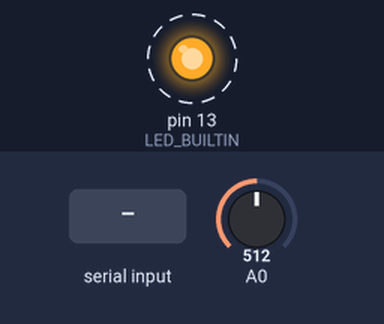
Bench run of a sketch on a simulated Arduino Uno, built with avr-gcc and run on an emulated ATmega328P. Parts: output pins drawn as LEDs (lit = HIGH). Dashed ring = blinking. The inputs (shaded band) are chosen by the test bench; at power-on: A0 = 512. EEPROM starts erased; what the sketch prints to the serial monitor is not drawn.

Above: at 0.87 s.
1.3 s: "90,45\n" received over Serial
4.3 s: "5\n" received over Serial
Timing chart, 0 to 13.3 s (numbered marks = the images above; inputs shaded):
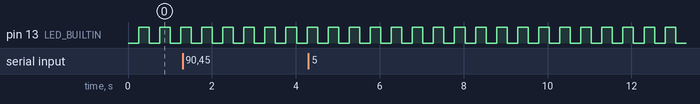

Measured:
- by itself, pin 13 (LED_BUILTIN): alternates HIGH for 0.25 s and LOW for 0.25 s

The sketch:

Original.ino
```cpp
// Exemplo de uso combinado
// ADC+BANDGAP+EEPROM
// + Serial
// (c) LDSB - 2025
#include <EEPROM.h>
#include "CRC8.h"

CRC8  crc;
typedef union uINT  // nome da union
{ int i16;
  uint8_t ui8[2];
} u_INT;  // pseudonimo para union uINT (cria um novo tipo)
typedef struct sGAINCRC { // nome do struct
  u_INT uiGAIN;
  uint8_t u8CRC;
} s_GAINCRC;  // pseudonimo para struct sGAINCRC (cria um novo tipo)
s_GAINCRC stGAINCH0 = {.uiGAIN = {.i16 = 0}, .u8CRC = 0};

const long InternalVoltageReference = 1100L; // 1100mV

int readVDDBandgap(void);
void vADCPrint(void);   void vCargaInicialEEPROM(void);
void vBlink(void);      void vGRAVAEEPROM(void);
void vProcessaSerial(void);

// Valor padrao do ganho
static int iADCGain = 4000;
// Teste de comunicacao do ATMEGA2560
void setup() {
  // put your setup code here, to run once:
  pinMode(LED_BUILTIN, OUTPUT);
  Serial.begin(9600);
  analogRead(A0);   // Ligar e configurar o ADC.
  vCargaInicialEEPROM();

}

unsigned long int ul_BlinkTimer = 0;
unsigned long int ul_ADCPrintTimer = 0;
unsigned long int ul_ADCReadTimer = 0, ul_ADCVDDTimer = 0;
void loop() {
  // put your main code here, to run repeatedly:
  vBlink();
  vADCPrint();
  vProcessaSerial();
}
void vADCPrint(void)
{
  static int iVDD = 0;
  //long int li_ADCConvert = ((analogRead(A0)*iVDD*iADCGain)/1024L)/1000L;
  static long int li_ADCConvert = 0;
  if (millis() - ul_ADCVDDTimer > 1001)
  { ul_ADCVDDTimer = millis();
    iVDD = readVDDBandgap();
  }
  if (millis() - ul_ADCReadTimer > 200)
  { ul_ADCReadTimer = millis();
    li_ADCConvert = (long)analogRead(A0) * iVDD;
    li_ADCConvert /= 1024;
    li_ADCConvert *=  (long)iADCGain;
    li_ADCConvert /= 1000L;
  }
  if (millis() - ul_ADCPrintTimer > 550)
  { ul_ADCPrintTimer = millis();
    Serial.println("VDD: " + String(iVDD) + "mV");
    Serial.println("A0: " + String(li_ADCConvert) + "mV");
  }
}
void vBlink(void)
{
  if (millis() - ul_BlinkTimer > 250)
  {
    ul_BlinkTimer = millis();
    digitalWrite(LED_BUILTIN, !digitalRead(LED_BUILTIN));
  }
}

void vCargaInicialEEPROM(void)
// Bloco de carga inicial dos ganhos da EEPROM
{
  crc.reset();
  EEPROM.get(0,    stGAINCH0);
  crc.add(stGAINCH0.uiGAIN.ui8[0]); crc.add(stGAINCH0.uiGAIN.ui8[1]);
  if (stGAINCH0.u8CRC == crc.calc())
  {
    // Temos dado valido em uniADCGainTemp.i16
    iADCGain = stGAINCH0.uiGAIN.i16;
    Serial.println("Carga do iGain OK! Ganho:" + String(iADCGain));
  } else {
    Serial.println("Carga do iGain não OK!");
    vGRAVAEEPROM();
  }
}

void vGRAVAEEPROM(void)
{
  stGAINCH0.uiGAIN.i16 = iADCGain;
  crc.reset();
  crc.add(stGAINCH0.uiGAIN.ui8[0]); crc.add(stGAINCH0.uiGAIN.ui8[1]);
  stGAINCH0.u8CRC = crc.calc();
  EEPROM.put(0, stGAINCH0); // Grava na EEPROM
}

void vProcessaSerial(void)
{
  char ch_msg[10];
  if (Serial.available())
  {
    int iBytesRead = Serial.readBytesUntil('\n', ch_msg, sizeof(ch_msg)-1);
    ch_msg[iBytesRead] = '\0'; // Null
    uint8_t u8digitCheck = 0;
    for(uint8_t u8k = 0; u8k<iBytesRead; u8k++)
    {
      if(isDigit(ch_msg[u8k]))  u8digitCheck++;
    }
    if(u8digitCheck == (iBytesRead - 1))
    { // Converte para inteiro
      int i16_temp = 0;
      sscanf(ch_msg,"%i",&i16_temp);
      i16_temp = constrain(i16_temp, 0, 32767);
      iADCGain = i16_temp;
      Serial.println("Novo ganho: "+String(iADCGain));
      vGRAVAEEPROM();
    } else {
      Serial.println("Erro de valor");
    }
  }
}

int readVDDBandgap(void)
{
#if defined(__AVR_ATmega1280__) || defined(__AVR_ATmega2560__)
  //ADMUX[5:0] = 011110;
  //impoe a entrada em 1100mV (band gap)
  ADMUX = (0 << REFS1) | (1 << REFS0) | (0 << ADLAR) | (1 << MUX4) | (1 << MUX3) | (1 << MUX2) | (1 << MUX1) | (0 << MUX0);
#else // Para qualquer outro ATMEGA
  ADMUX = (0 << REFS1) | (1 << REFS0) | (0 << ADLAR) | (1 << MUX3) | (1 << MUX2) | (1 << MUX1) | (0 << MUX0);
#endif
  delayMicroseconds(500);
  // Inicia a conversao
  ADCSRA |= _BV( ADSC );
  // Espera a conversao
  while ( ( (ADCSRA & (1 << ADSC) ) != 0 )  );
  int value = ( ( InternalVoltageReference * 1024L ) / ADC );
  return  value;
}
```
